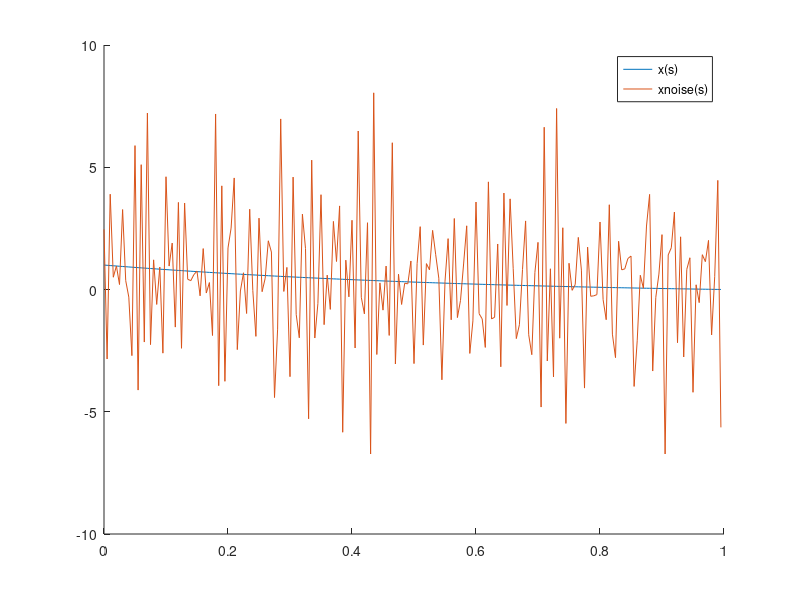
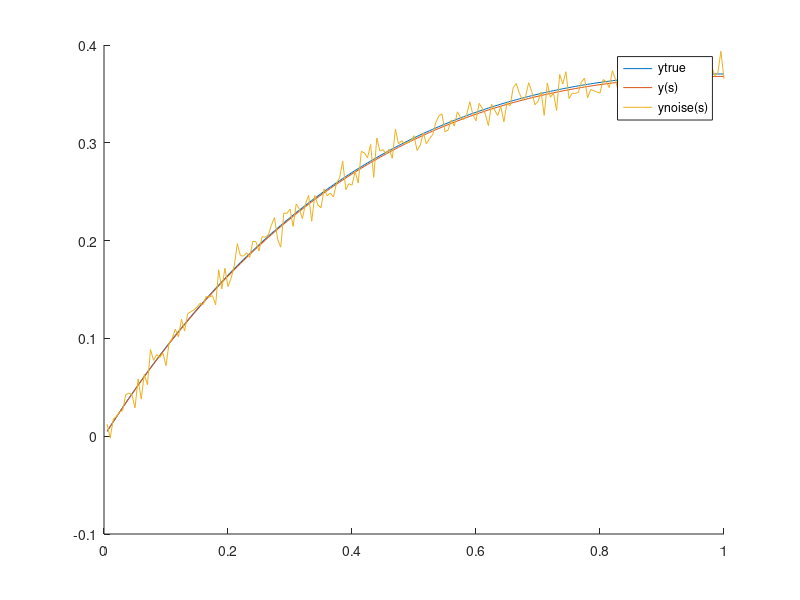

The MATLAB source for these figures, in order:
% Numerical differentiation as an inverse problem
% Course 2624 - week 1
% Problem: y'(s) = x(s), y(0) = 0; given by y(s) = int(x(t),t=0..s) = Kx(s)
% Approximation of forward K by matrix from quadrature rule
% Solve inverse problem: Compute x from y
%Provides matrix A and right hand side yvec
% Kim Knudsen 2024

clear
close all

%True solution x and data y
y = @(s)  s.*exp(-s);
x = @(s)  exp(-s).*(1-s);

% Initialization of grid
N = 200;
h = 1/N;
s = (0:h:1-h)';

% Numerical integration via quadrature: Matrix A implements left point
% quadrature rule
% NB y is computed on shifted grid
xvec = x(s);
A = tril(ones(N))*h;
yvec = A * xvec;


% Inspect functions
figure(1)
hold on
plot(s,xvec);
legend('x(s)');
hold off

figure(2)
hold on
plot(s+h,yvec);
plot(s+h,y(s+h));
legend('y(s)');
hold off

%pause

% Add noise
noise = 0.01*randn(N,1);
yvecnoise = yvec + noise;
noiselevel = norm(noise)/norm(yvec)

% Solve naively the inverse problem
xvecrecon = A\yvecnoise;

% Calculate relative error in result
relerror = norm(xvec-xvecrecon)/norm(xvec)

% Inspect results
figure(2)
hold on
plot(s+h,yvecnoise)
legend('ytrue','y(s)','ynoise(s)')
hold off

figure(1)
hold on
plot(s,xvecrecon)
legend('x(s)','xnoise(s)')
hold off
